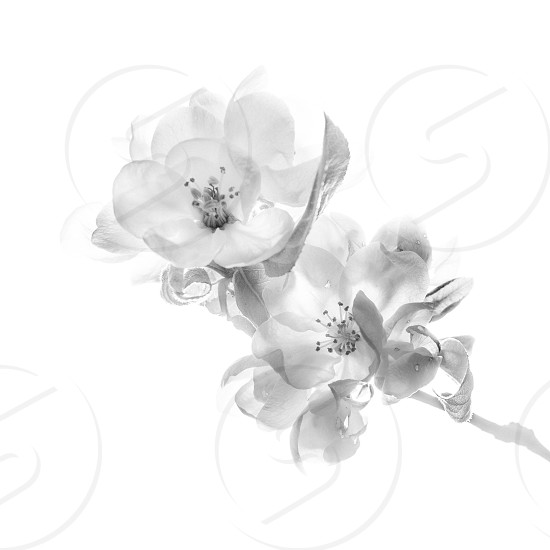
#> input picture lowcontrast.jpg, 550 x 550 px
$ jupyter execute 'Expansão de Histograma.ipynb'
#> lines starting #> are read from the running program, lines starting #| are printed output that depends on the picture
Fazendo o histograma da Imagem em escala de cinza

[cell 1]
import numpy as np
import matplotlib.pyplot as plt
import cv2

#Carregando a imagem
path = 'lowcontrast.jpg'
img = cv2.imread(path)
#> img is the input picture: shape (550, 550, 3); min 27, max 255, mean 242.2

img_height = img.shape[0]
#> img_height = 550
img_width = img.shape[1]
#> img_width = 550

#Transformando em escala de cinza
gray = np.zeros(img.shape[:2], dtype = 'uint8')

for i in range(img_height):
    for j in range(img_width):
        gray[i][j] = sum(img[i][j])//3

cv2.imshow('Gray', gray)
cv2.waitKey()

#Fazendo o histograma da imagem
hist = [0] * 256

for i in range(img_height):
    for j in range(img_width):
        px = gray[i][j]
        if hist[px] < 2500:
            hist[px] += 1
#> after the loop, hist = 256 values, max 2500 at index 242, min 0 at index 0, mean 390.3

pixel = 256*[0]
for i in range(256):
    pixel[i] = i

plt.xlabel('Cor')
plt.ylabel('Quantidade')
plt.title('Histograma da Imagem em tons de cinza')

plt.bar(pixel, hist, color = 'blue')
plt.show()
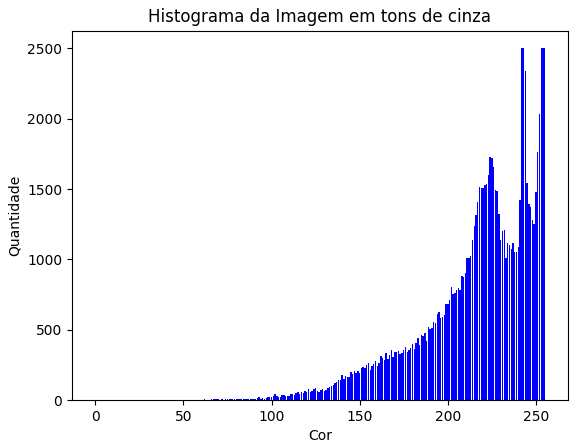
#> figure drawn by matplotlib, 1 panel

Fazendo a curva de tom

[cell 2]
plt.plot(hist)
plt.title('Curva de Tom da Imagem')
plt.xlabel('Tons de Cinza')
plt.ylabel('Frequência')
plt.grid(True)
plt.show()
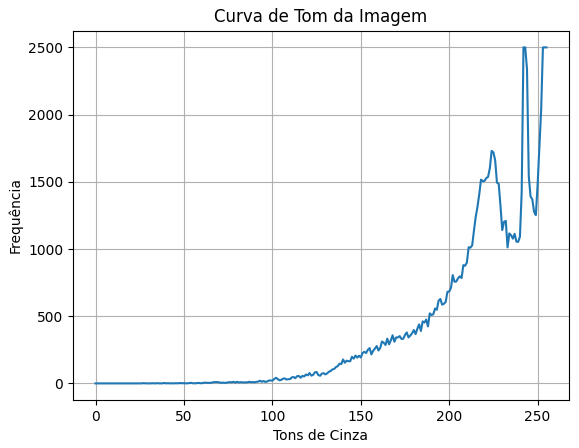
#> figure drawn by matplotlib, 1 panel; curve peaks at x = 242, y = 2500

Expandindo o histograma

[cell 3]
#Calculando intensidade
r1 = 70
r2 = 200
s1 = 0
s2 = 200
rmax = 255
smax = 255

copia = np.copy(gray)

for i in range(img_height):
    for j in range(img_width):
            r = copia[i][j]
            if r < r1:
                s = (s1/r1) * r
            elif r >= r1 and r <= r2:
                s = (((r-r1)*(s2-s1))/(r2-r1)) + s1
            elif r > r2:
                s = (r-r2)*((smax-s2)/(rmax-r2)) + s2

            copia[i, j] = s
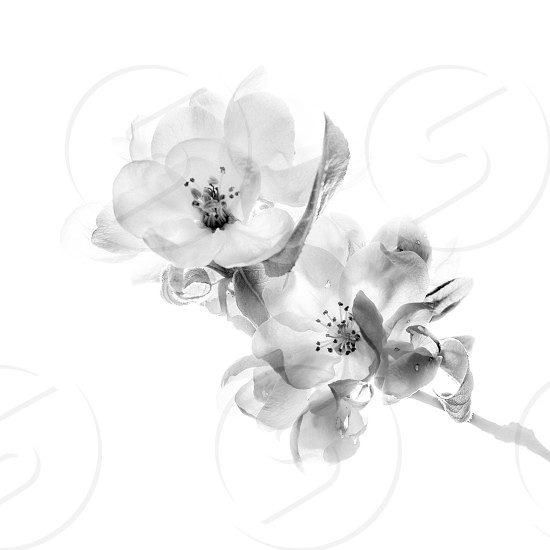
#> copia: shape (550, 550); min 0, max 255, mean 240.9

#Fazendo o histograma da imagem
expanded_hist = [0] * 256

for i in range(img_height):
    for j in range(img_width):
        px = copia[i][j]
        if expanded_hist[px] < 2500:
            expanded_hist[px] += 1
#> after the loop, expanded_hist = 256 values, max 2500 at index 242, min 0 at index 2, mean 390.3

pixel = 256*[0]
for i in range(256):
    pixel[i] = i

plt.xlabel('Cor')
plt.ylabel('Quantidade')
plt.title('Histograma expandido da Imagem em tons de cinza')
plt.bar(pixel, expanded_hist, color = 'blue')
plt.show()
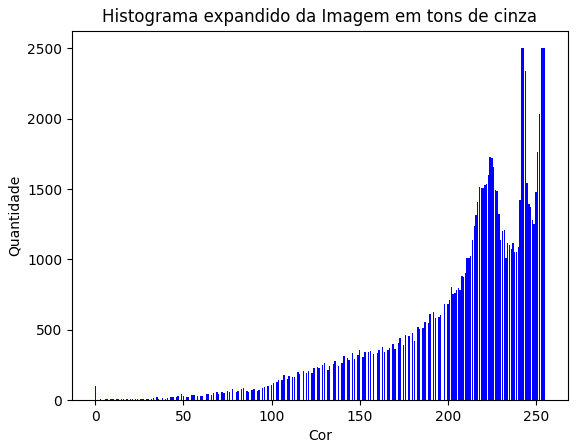
#> figure drawn by matplotlib, 1 panel

cv2.imshow('Imagem original', gray)
cv2.imshow('Imagem expandida', copia)
cv2.waitKey()

[cell 4]
#Expansão simplificada
r1 = np.min(gray)
#> r1 = 27
r2 = np.max(gray)
#> r2 = 255

copia = np.copy(gray)

for i in range(img_height):
    for j in range(img_width):
            r = copia[i][j]
            if r >= r1 and r <= r2:
                s = 255 * ((r - r1) / (r2 - r1))
            elif r <= r1:
                s = 0
            elif r >= r2:
                s = 255
            copia[i, j] = s
cv2.imshow('Imagem original', gray)
cv2.imshow('Imagem expandida', copia)
cv2.waitKey()

Comprimindo o histograma

[cell 5]
minShade = np.min(copia)
#> minShade = 0
maxShade = np.max(copia)
#> maxShade = 255
min = 0
max = 255

compressed_img = ((max - min)*(copia - minShade) + (maxShade*min))/maxShade
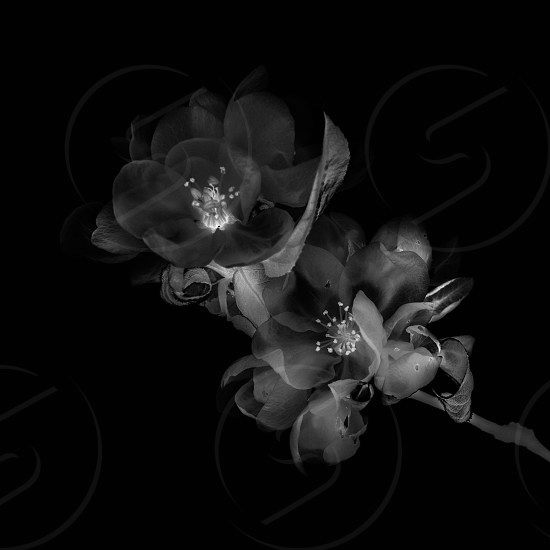
#> compressed_img: shape (550, 550) float64; min 0, max 1, mean 0.0606

cv2.imshow('Imagem comprimida', compressed_img)
cv2.waitKey()

#Fazendo o histograma da imagem
expanded_hist = [0] * 256

for i in range(img_height):
    for j in range(img_width):
        px = copia[i][j]
        if expanded_hist[px] < 2500:
            expanded_hist[px] += 1
#> after the loop, expanded_hist = 256 values, max 2500 at index 240, min 0 at index 2, mean 390.3

pixel = 256*[0]
for i in range(256):
    pixel[i] = i

plt.xlabel('Cor')
plt.ylabel('Quantidade')
plt.title('Histograma expandido da Imagem em tons de cinza')
plt.bar(pixel, expanded_hist, color = 'blue')
plt.show()
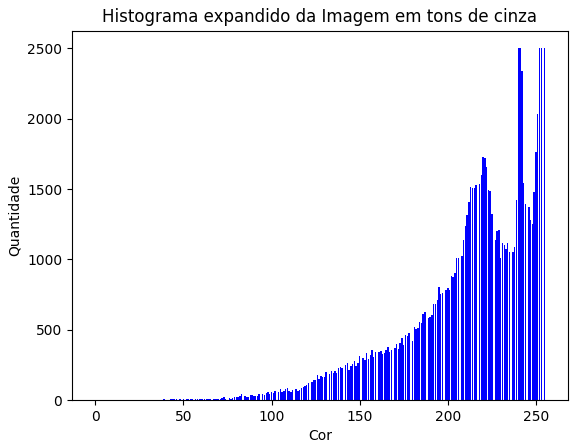
#> figure drawn by matplotlib, 1 panel
